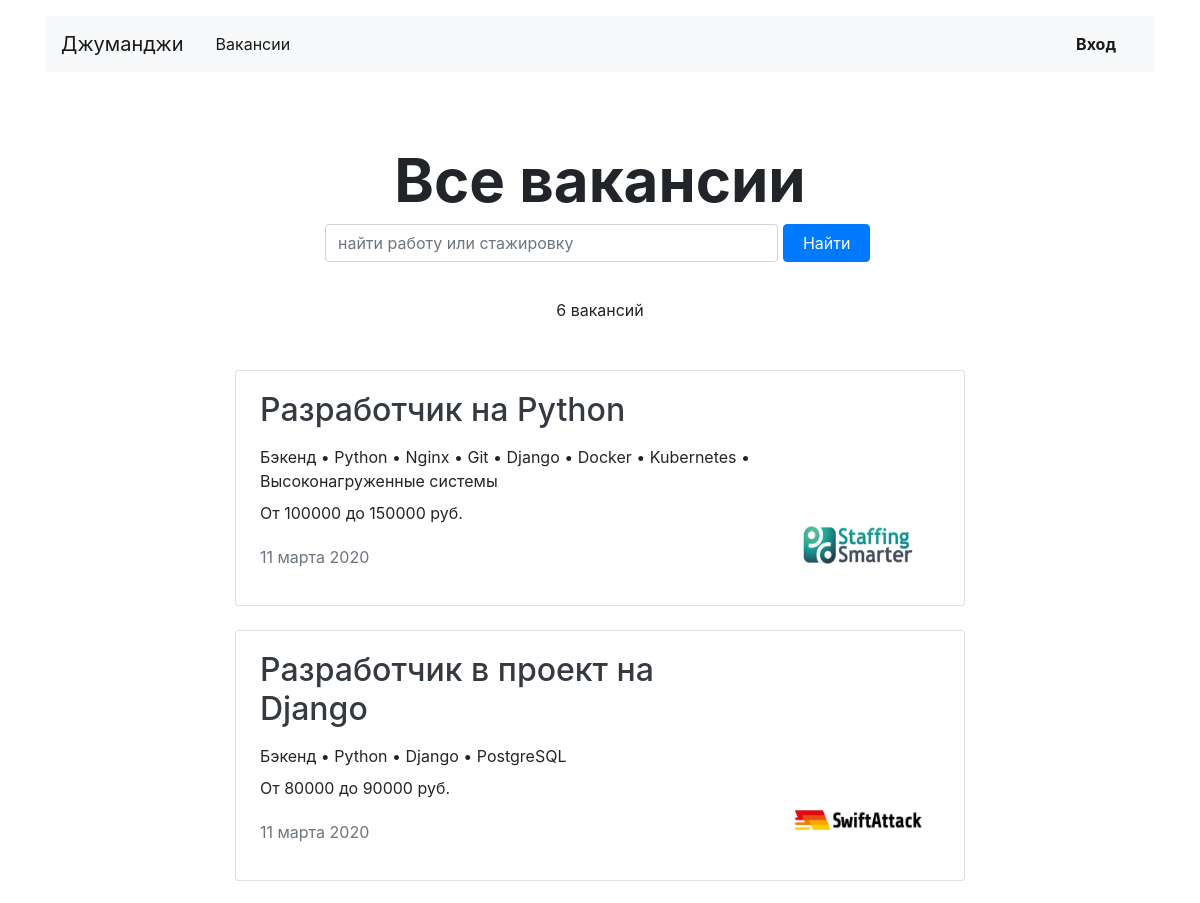
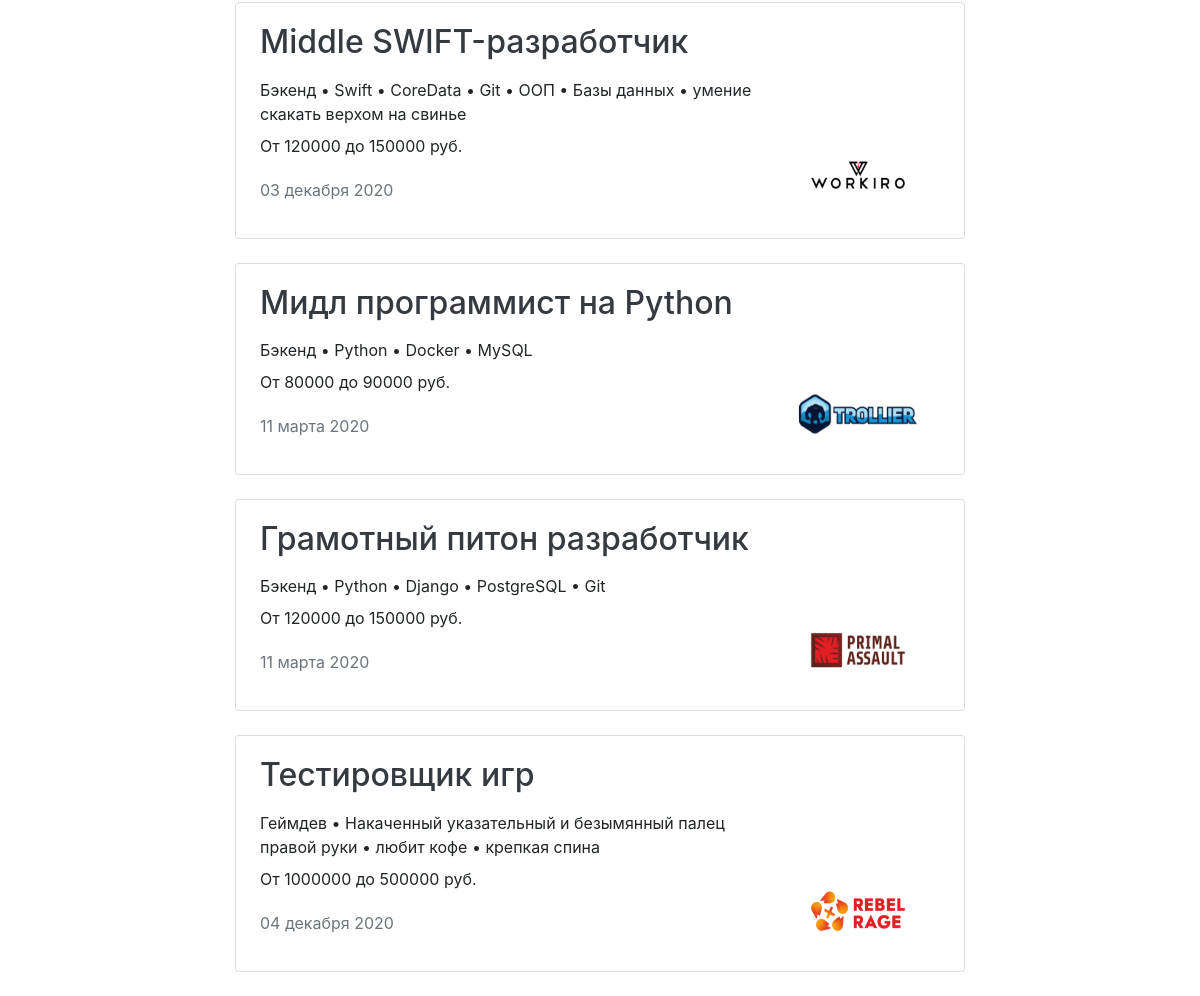
Page /vacancies/ on the earlier database version (2 pictures, top to bottom).
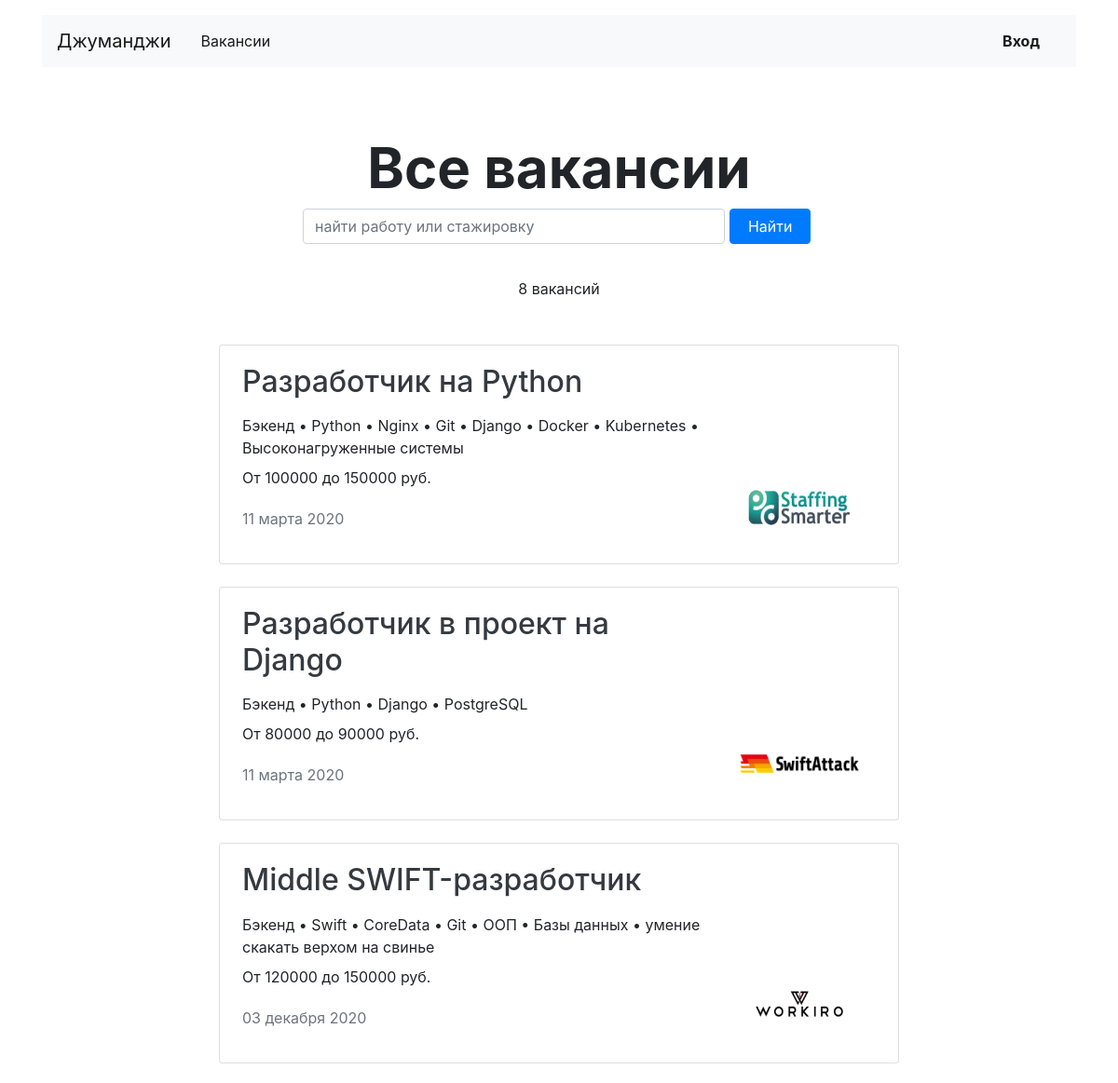
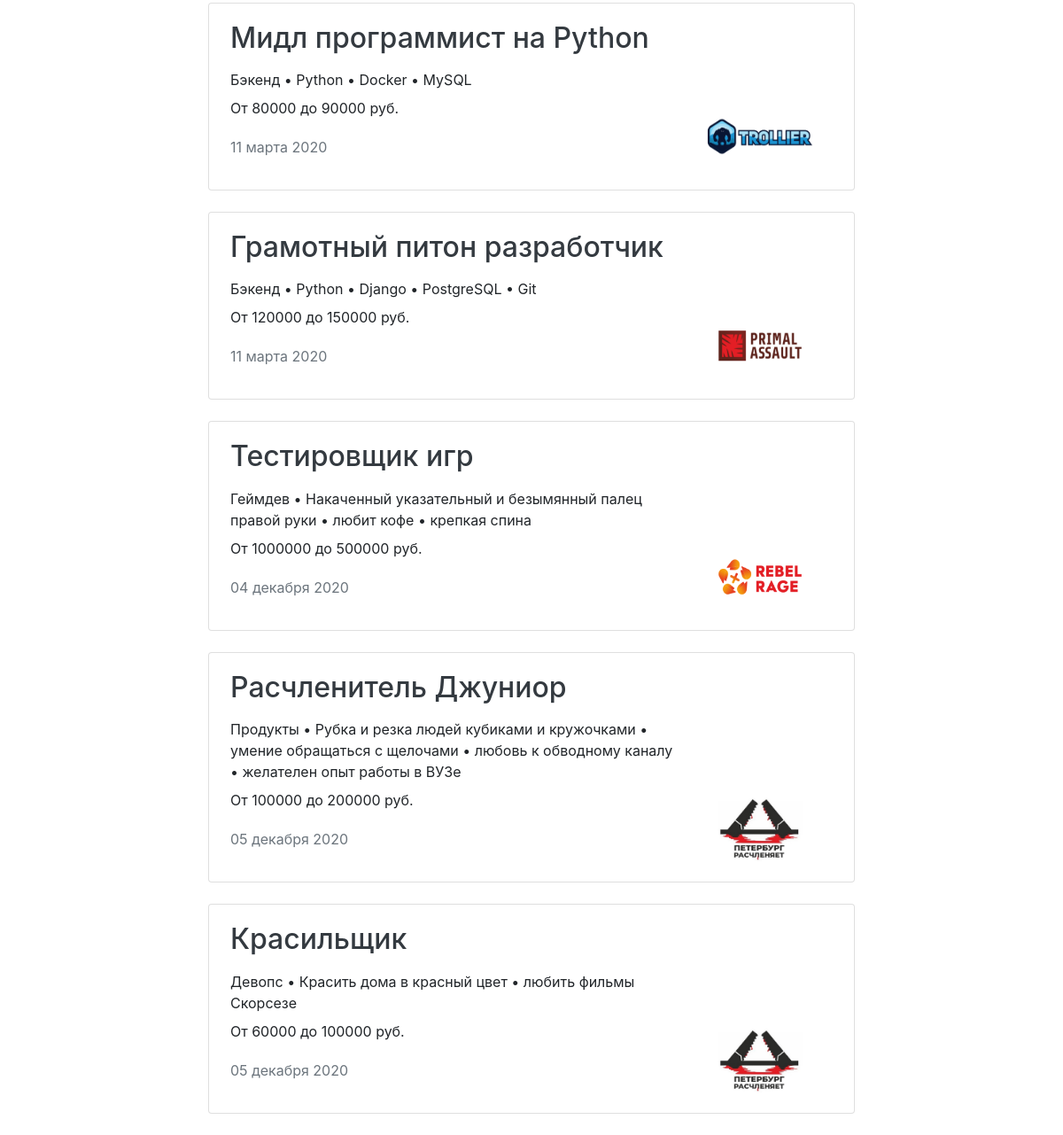
Same page on the later database version (2 pictures, top to bottom).
### vacancies/models.py (models this page shows, shortened)
class Vacancy(models.Model):
    title = models.CharField(max_length=70, verbose_name='Название вакансии')
    specialty = models.ForeignKey(Specialty, on_delete=models.CASCADE,
                                  verbose_name='Специализация', related_name='vacancies')
    company = models.ForeignKey(Company, on_delete=models.CASCADE, related_name='vacancies')
    skills = models.TextField(verbose_name='Навыки')
    description = models.TextField(verbose_name='Описание вакансии')
    salary_min = models.IntegerField(verbose_name='Зарплата от')
    salary_max = models.IntegerField(verbose_name='Зарплата до')
    published_at = models.DateField()

class Specialty(models.Model):
    code = models.CharField(max_length=20)
    title = models.CharField(max_length=70)
    picture = models.ImageField(upload_to=MEDIA_SPECIALITY_IMAGE_DIR, height_field='height_field',
                                width_field='width_field')
    height_field = 80
    width_field = 80

class Company(models.Model):
    name = models.CharField(max_length=70, verbose_name="Название компании")
    location = models.CharField(max_length=70, verbose_name="География")
    logo = models.ImageField(upload_to=MEDIA_COMPANY_IMAGE_DIR, height_field='height_field',
                             width_field='width_field', verbose_name="Логотип")
    height_field = 100
    width_field = 60
    description = models.TextField(verbose_name="Информация о компании")
    employee_count = models.IntegerField(verbose_name="Количество человек в компании")
    owner = models.OneToOneField(User, on_delete=models.CASCADE, related_name='company')

### vacancies/views/public.py (the view)
# urls.py: path('vacancies/', VacanciesAllView.as_view(), name="vacancies_all"),
class VacanciesAllView(View):
    template_name = 'vacancies.html'
    search_form = SearchForm
    def get(self, request):
        all_vacancy = Vacancy.objects.all()
        context = {
            "all_vacancy": all_vacancy,
            'form': self.search_form
        }
        return render(request, self.template_name, context)

### vacancies/context_processors.py (called while the page is built)
def menu(request):
    return {}

### vacancies/templatetags/additional_tags.py (called while the page is built)
@register.filter(name='split')
def slpit_filter(value, arg):
    return value.split(arg)

### vacancies/templates/vacancies.html
{% extends 'base.html' %}
{% block container %}
    <section>
      <h1 class="h1 text-center mx-auto mt-4 pt-5" style="font-size: 60px;"><strong>Все вакансии</strong></h1>
      <div class="row">
        <div class="col-12 col-md-8 col-lg-6 offset-lg-3 offset-md-2" >
          {% load crispy_forms_tags %}
          {% crispy form form.helper %}
        </div>
      </div>
      <p class="text-center pt-1">{{ all_vacancy.count }} вакансий</p>
      <div class="row mt-5">
        {% for vacancy in all_vacancy %}
         {% include 'vacancy_snippet.html' %}
        {% endfor %}
      </div>
    </section>
 {% endblock %}

### vacancies/templates/vacancy_snippet.html
  {% load additional_tags %}
        <div class="col-12 col-lg-8 offset-lg-2 m-auto">
          <div class="card mb-4">
            <div class="card-body px-4">
              <div class="row">
                <div class="col-12 col-md-8 col-lg-9">
                  <h2 class="h2 pb-2"> <a href="{% url 'vacancy' id_vacancy=vacancy.id %}" class="text-dark">{{ vacancy.title}}</a> </h2>
                  <p class="mb-2">{{ vacancy.specialty.title }} • {{ vacancy.skills|split:","|join:" • " }}</p>
                  <p>От {{ vacancy.salary_min }} до {{ vacancy.salary_max }} руб.</p>
                  <p class="text-muted pt-1">{{ vacancy.published_at }}</p>
                </div>
                <div class="col-12 col-md-4 col-lg-3 d-flex align-items-end">
                  <a href="{% url 'company' id_company=vacancy.company.id %}"><img src="{{ vacancy.company.logo.url }}" width="130" height="80" alt=""></a>
                </div>
              </div>
            </div>
          </div>
        </div>

Differences in the rows shown:
added Vacancy: title "Расчленитель Джуниор", specialty "Продукты", skills|split "Рубка и резка людей кубиками и кружочками • умение обращаться с щелочами • любовь к обводному каналу • желателен опыт работы в ВУЗе", salary_min "100000", salary_max "200000", published_at "05 декабря 2020", company.logo (picture)
added Vacancy: title "Красильщик", specialty "Девопс", skills|split "Красить дома в красный цвет • любить фильмы Скорсезе", salary_min "60000", salary_max "100000", published_at "05 декабря 2020", company.logo (picture)
Other differences:
{{ all_vacancy.count }}: "6" → "8"
